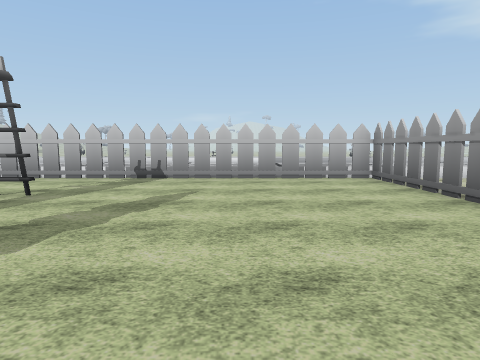
View 1 (above)

20 first-person views from a walk through a 3-D level made in the Unity game engine. The camera is 1.5 m above the floor, tilts 6° down and sees 75° across. The floor is counted in squares, 1.8 m on a side. Each view is taken from the middle of a square. On the plan, view 1 faces up. The plan holds only what a view shows up to about 11 squares ahead; the rest is blank. The place goes on beyond the plan. The player is left out. Some surface patterns are stand-ins.

View 2
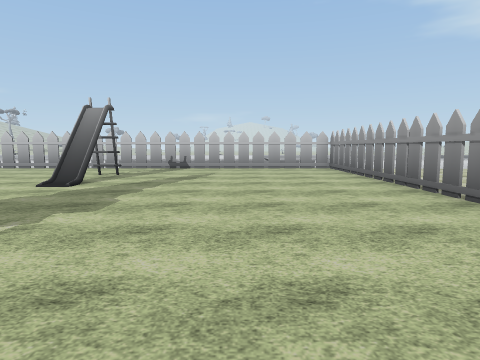

View 3
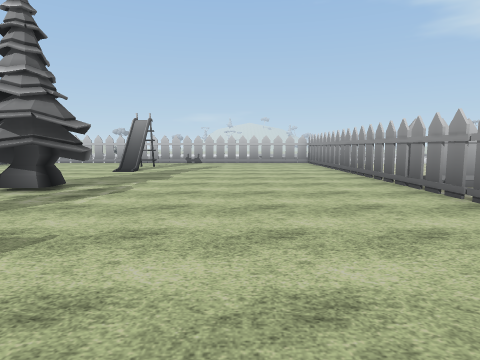

View 4
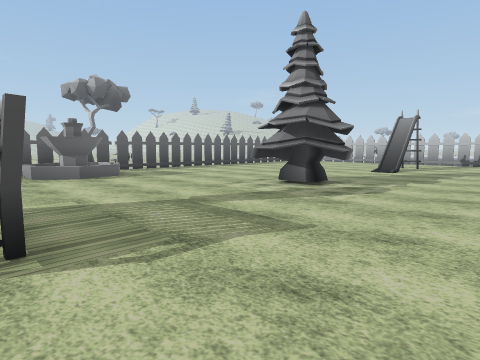

View 5
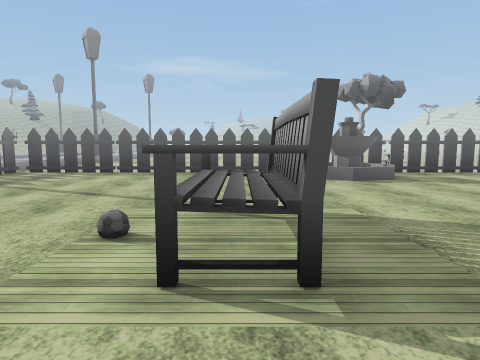

View 6
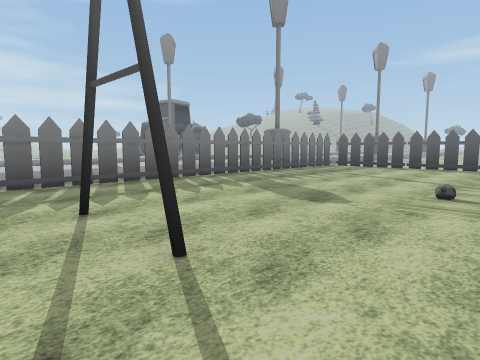

View 7
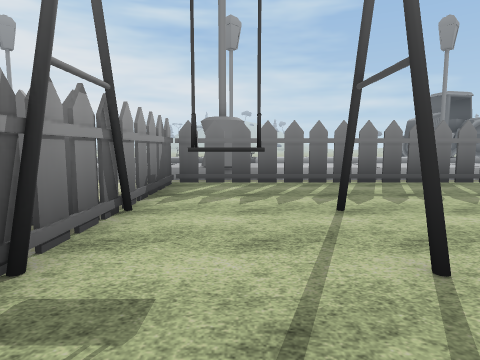

View 8
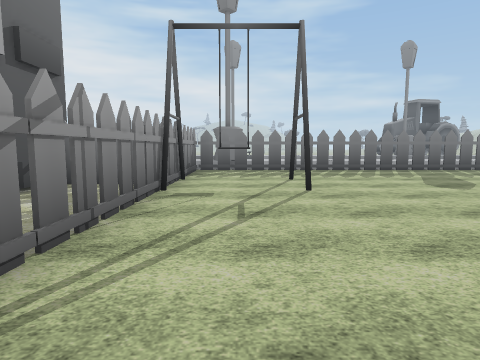

View 9
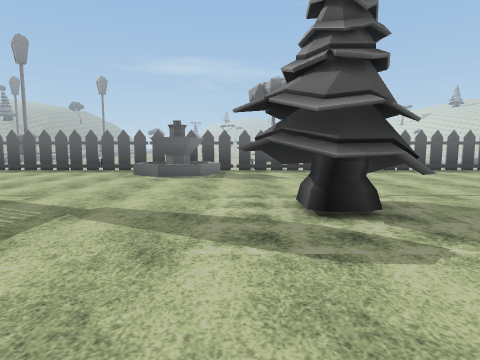

View 10
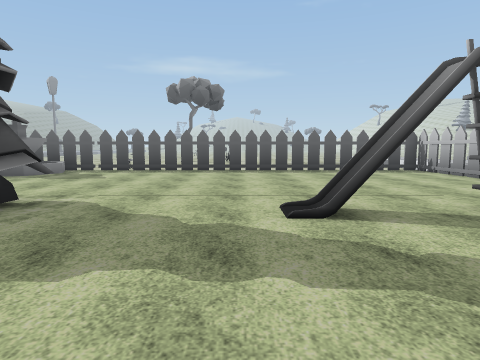

View 11
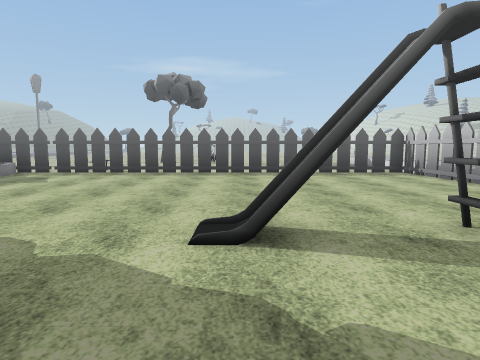

View 12
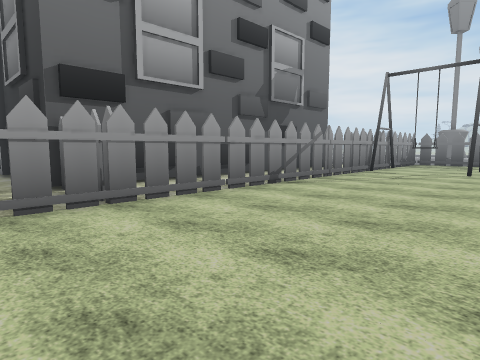

View 13
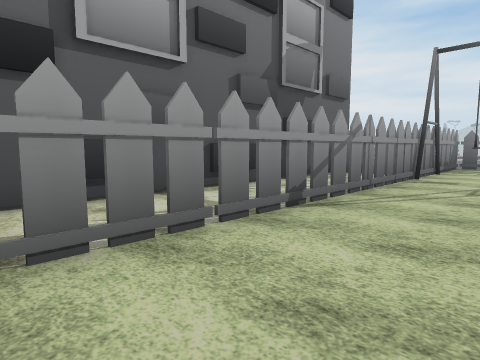

View 14
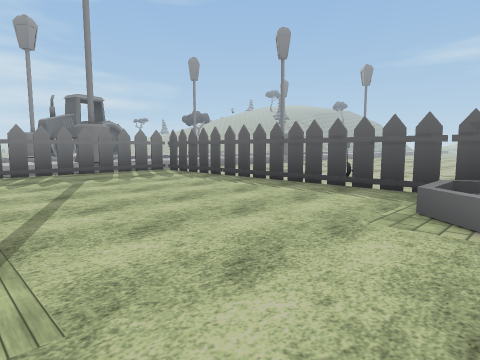

View 15
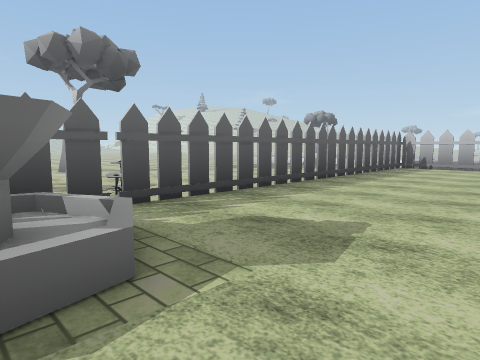

View 16
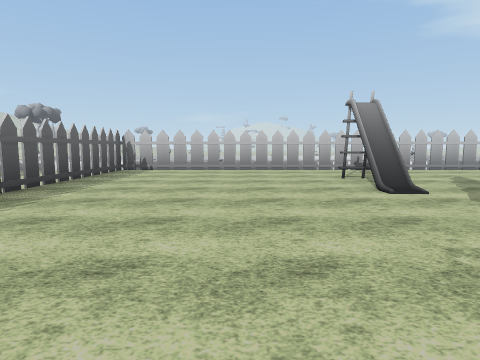

View 17
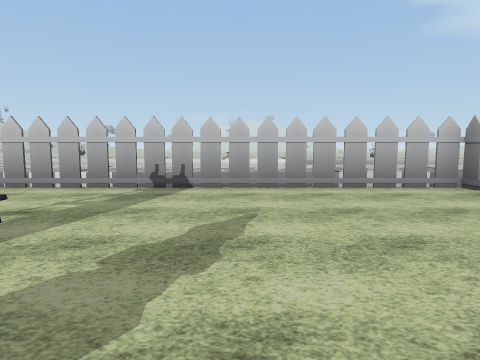

View 18
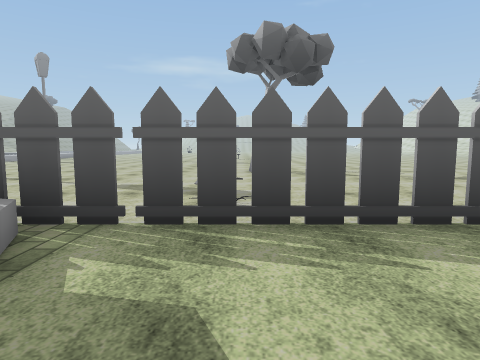

View 19
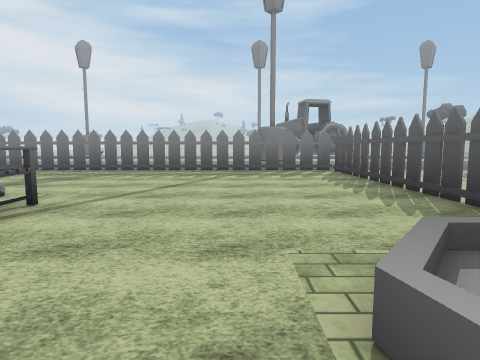

View 20
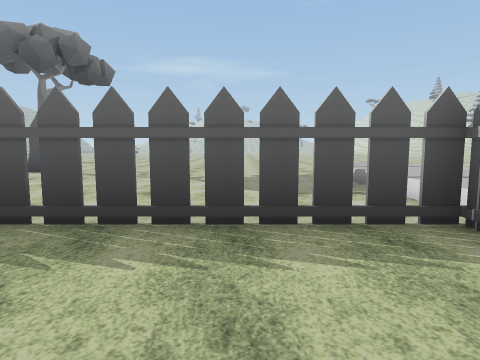

### Floor plan
Points are (right, up) in squares from view 1. A wall is a line through its corners. A room is listed if a view was taken in it or the views show most of it. See-through windows are left out.
Room 1 (views 1, 2, 3, 4, 5, 6, 7, 8, 9, 10, 11, 12, 13, 14, 15, 16, 17, 18, 19, 20)
walls: (-11.3, -5.5) (-11.3, -15); (-8, 8.4) (-11.3, 8.4) (-11.3, -3.6); (-11.4, -15.4) (3.6, -15.4) (3.6, 8.4) (-6.5, 8.4)
ways out: gap at (4, -9) to room 2; gap at (4, -4) to room 2; opening at (-13, -6); gap at (-12, -13); gap at (-12, -9.5); gap at (-12, -6); gap at (-12, -0.5); gap at (-12, 4); gap at (-12, 7); gap at (-11, -16); gap at (-11, 9); gap at (-8, 9); gap at (-4, -16); gap at (-4, 9); gap at (-1, -16); gap at (-0.5, 9); gap at (4, -14); gap at (4, 0.5); gap at (4, 4.5); gap at (4, 7)
objects: other object (-13, -3) to (-13, -2); fountain (-11, -6) to (-9, -4); bench (-5, -8) to (-3, -8); tree (-5, -3) to (-3, -1); other object (-4, 4) to (-4, 5); other object (1, -12) to (2, -10)
Room 2 (no view inside)
walls: (5.2, -1.1) (3.6, -1.1); (6.4, -10.9) (6.4, -1.6); (3.5, -11.5) (6.2, -11.5)
ways out: gap at (4, -9) to room 1; gap at (4, -4) to room 1

Where each view was taken, in squares from view 1:
view 1: 0 up, 0 right, facing up
view 2: 4 down, 0 right, facing up
view 3: 8 down, 0 right, facing up
view 4: 8 down, 0 right, facing up-left
view 5: 8 down, 1 left, facing left
view 6: 8 down, 2 right, facing down-left
view 7: 8 down, 2 right, facing down
view 8: 4 down, 2 right, facing down
view 9: 3 down, 0 right, facing left
view 10: 2 up, 0 right, facing left
view 11: 3 up, 1 left, facing left
view 12: 1 up, 1 left, facing down-right
view 13: 1 down, 1 right, facing down-right
view 14: 5 down, 5 left, facing down-left
view 15: 5 down, 7 left, facing up-left
view 16: 3 down, 7 left, facing up
view 17: 2 up, 1 left, facing up
view 18: 2 down, 8 left, facing left
view 19: 4 down, 8 left, facing down
view 20: 6 up, 8 left, facing left
